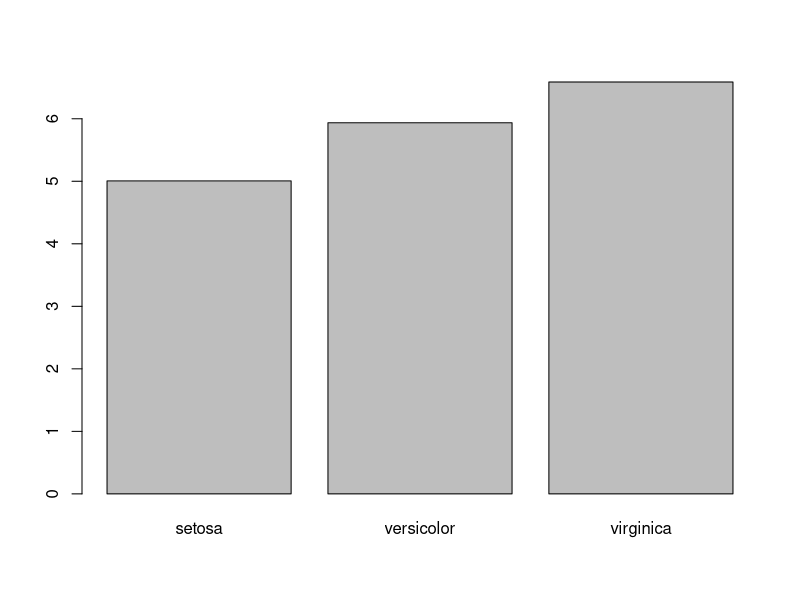

Source code (R):
# R statistics
# 2021/5/12
# Naoto Yamashita

#事前にirisデータを読み込みましょう
data(iris) #irisという変数に格納される

#1要因分散分析
##一旦結果をaov_resに格納する
aov_res <- aov(Sepal.Length ~ Species, data = iris)
#格納した結果を，anova関数に与えて分散分析表を作る
anova(aov_res)

#全体平方和 = データから平均値を引いて二乗して和をとる
## 分散分析表の「合計」と一致するかチェック
mean_all <- mean(iris$Sepal.Length)
ss_all <- sum((iris$Sepal.Length - mean_all)^2)
ss_all

#要因の平方和
##speciesごとにデータ抽出する
data_setosa     <- iris[iris$Species=="setosa",     "Sepal.Length"]
data_versicolor <- iris[iris$Species=="versicolor", "Sepal.Length"]
data_virginica  <- iris[iris$Species=="virginica",  "Sepal.Length"]
#speciesごとの平均値を計算
mean_setosa     <- mean(data_setosa)
mean_versicolor <- mean(data_versicolor)
mean_virginica  <- mean(data_virginica)
##要因平方和を求める
ss_setosa     <- (mean_setosa     - mean_all)^2 * 50
ss_versicolor <- (mean_versicolor - mean_all)^2 * 50
ss_virginica  <- (mean_virginica  - mean_all)^2 * 50
ss_species    <- ss_setosa + ss_virginica + ss_versicolor
ss_species

#残差平方和
ss_residual <- ss_all - ss_species
ss_residual


#平均平方和＝平方和/自由度
mss_species <- ss_species/2
mss_species
mss_resaiual <- ss_residual/147
mss_resaiual

#検定統計量 F値
Fval <- mss_species/mss_resaiual
Fval

#p値，F値に対応する確率＝ありえる度を計算
df(Fval, 2, 147)

#多重比較検定
pairwise.t.test(iris$Sepal.Length, #差を比較したい変数
                iris$Species,  #群を表す変数
                p.adjust.method = "bonferroni"#ボンフェローニ法による多重比較
                )

#結果の書き方の棒グラフ
barplot(c(mean_setosa, mean_versicolor, mean_virginica),
        names.arg = c("setosa", "versicolor", "virginica"))

#さまざまな多重比較
#TukeyのHSD法
TukeyHSD(aov_res, "Species")

#Dunnett法
#multcompというライブラリをインストールしておく
library(multcomp)
summary(glht(aov_res,linfct=mcp(Species="Dunnett")))

#Games-Howell法
#rstatixというライブラリをインストールしておく
library(rstatix)
games_howell_test(iris, Sepal.Length~Species)
